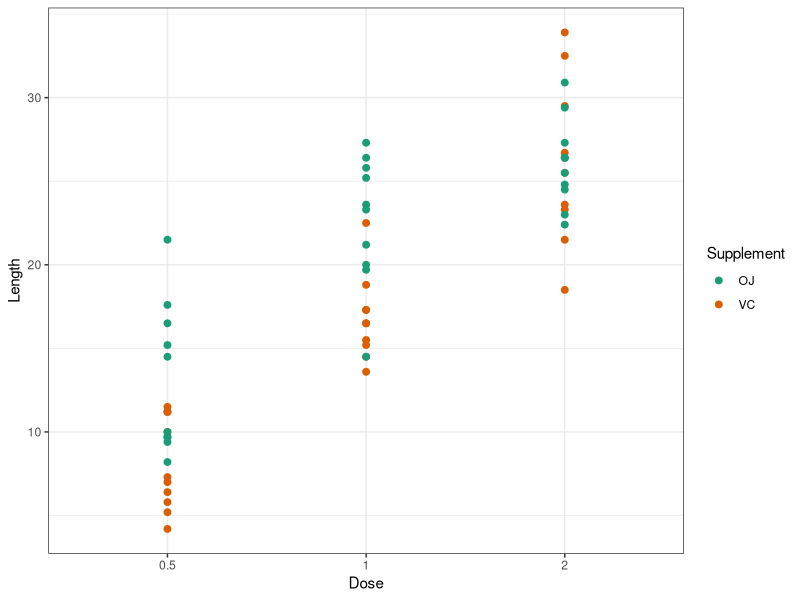
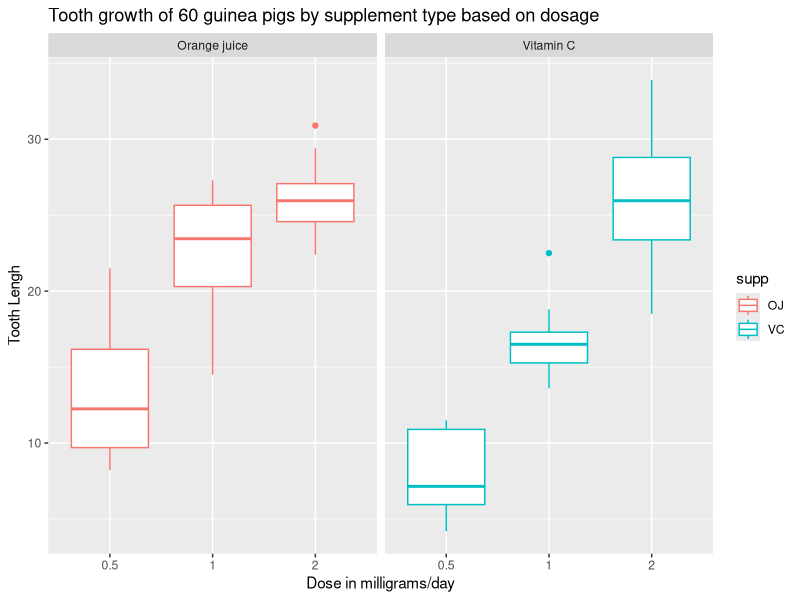

These charts were generated, in order, by the following R code:
## ---- chunk 1
## Setting Global Option where echo = true so that someone will be able to read the code and results.
knitr::opts_chunk$set(echo = TRUE, results = "asis", tidy = FALSE)
## ---- chunk 2
library(datasets) ##Load R Builtin Data sets
data("ToothGrowth") ##Load ToothGrowth Datasets
## ---- chunk 3
dim(ToothGrowth) ##No. observations and variables
names(ToothGrowth) ##variables names
str(ToothGrowth)

## ---- chunk 4
library(ggplot2) ##Load ggplot2 library

edaPlot <- ggplot(ToothGrowth, aes(factor(dose), len, color = supp))  ##ggplot basic info
edaPlot + geom_point(size = 2) + theme_bw() + labs(x = "Dose", y = "Length", color = "Supplement") +
        scale_color_brewer(palette = "Dark2")


## ---- chunk 5
summary(ToothGrowth)

## ---- chunk 6
edaPlot + geom_boxplot() +
      # facet_grid(.~supp)+
      facet_grid(.~supp, labeller = as_labeller(
            c("OJ" = "Orange juice", 
              "VC" = "Vitamin C"))) +
      labs(title = "Tooth growth of 60 guinea pigs by supplement type based on dosage",
           x = "Dose in milligrams/day", 
           y = "Tooth Lengh") +
      scale_fill_discrete(name = "Dosage of\nvitamin C\nin mg/day")


